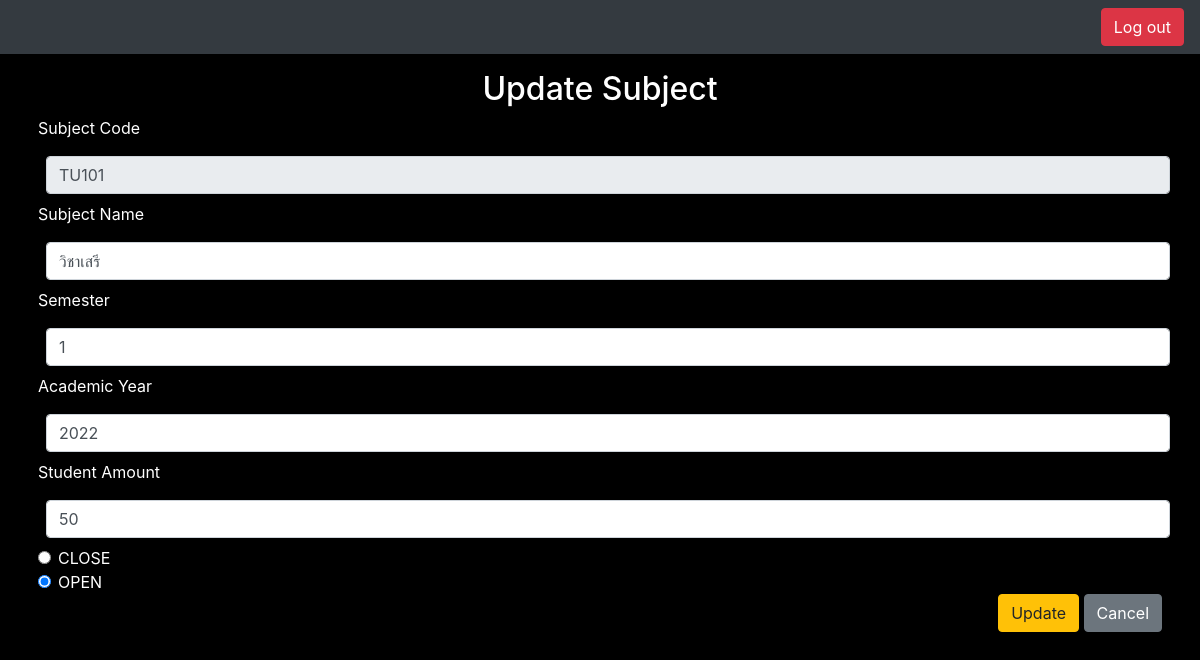
The page /bookingsubject/2/update on the database as committed earlier.
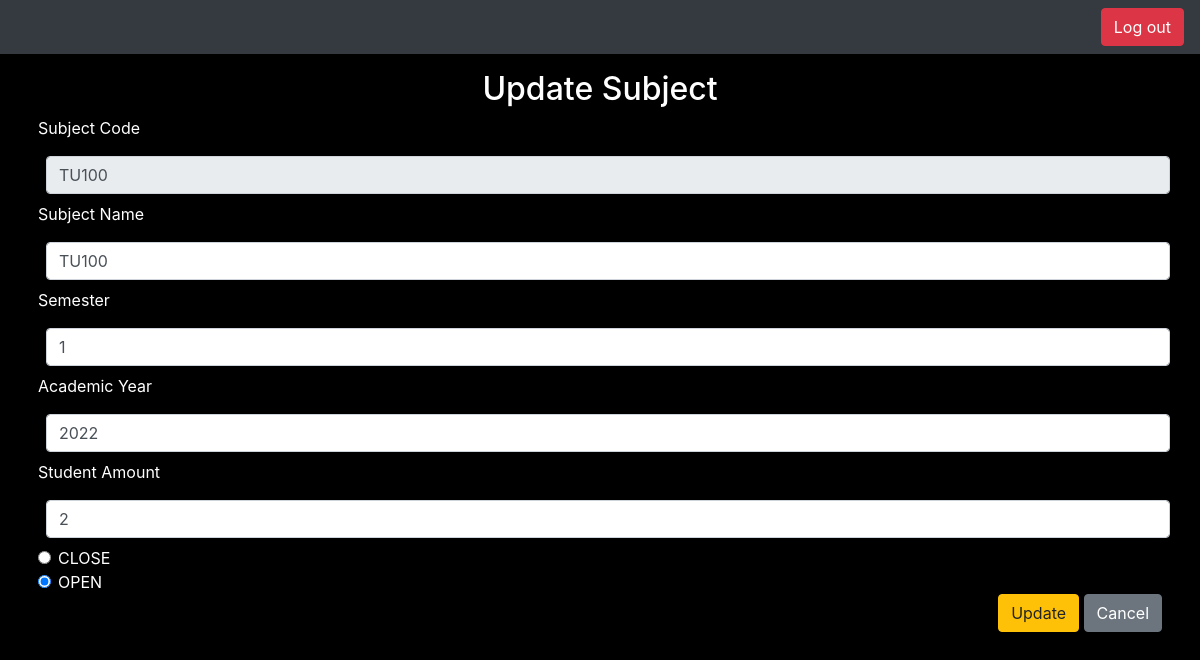
The same page on the database as committed later.
### bookingsubject/models.py (models this page shows, shortened)
class Subject(models.Model):
    code = models.CharField(max_length=3, unique=True)
    subject_name = models.CharField(max_length=15)
    semester = models.CharField(max_length=1)
    academic_year = models.IntegerField()
    amount = models.IntegerField()
    status = models.BooleanField()
    student = models.IntegerField(default=0)

### bookingsubject/views.py (the view)
# urls.py: path("<int:subject_id>/update", views.update_subject, name="update_subject"),
def update_subject(req, subject_id):
    if (req.method == "POST"):
        code = req.POST["code"]
        subject_name = req.POST["subject_name"]
        semester = req.POST["semester"]
        academic_year = req.POST["academic_year"]
        amount = req.POST["amount"]
        status = req.POST["status"]
        try:
            subjects = Subject.objects.get(code=code)
            return render(req, "bookingsubject/update_subject.html", {"message": "Code duplicate"})
        except:
            pass
        if (academic_year == ""):
            return render(req, "bookingsubject/update_subject.html", {"message": "Invalid input"})
        subject = Subject.objects.filter(id=subject_id).update(
            code=code,
            subject_name=subject_name,
            semester=semester,
            academic_year=academic_year,
            amount=amount,
            status=status
        )
        return index(req)
    else:
        subject_data = Subject.objects.get(id=subject_id)
        return render(req, "bookingsubject/update_subject.html", {"subject_data": subject_data})

### bookingsubject/templates/bookingsubject/update_subject.html (shortened to what this page needs)
{% extends 'bookingsubject/layout.html' %} {% block body %}
<div>
  <h2 class="text-white text-center">Update Subject</h2>
  <form action="{% url 'update_subject' subject_data.id %}" method="POST">
    <label for="code" class="text-white form-label text-left">Subject Code</label>
    <input
      readonly
      class="form-control m-2"
      type="text"
      id="code"
      name="code"
      value={{subject_data.code}}
      placeholder={{subject_data.code}}
      max="5"
    />
    <label for="subject_name" class="text-white form-label text-left"
      >Subject Name</label
    >
    <input
      class="form-control m-2"
      type="text"
      id="subject_name"
      name="subject_name"
      value={{subject_data.subject_name}}
      placeholder={{subject_data.subject_name}}
    />
    <label for="semester" class="text-white form-label text-left">Semester</label>
    <input
      class="form-control m-2"
      type="number"
      min="1"
      max="3"
      step="1"
      id="semester"
      name="semester"
      value={{subject_data.semester}}
      placeholder={{subject_data.semester}}
    />
    <label for="academic_year" class="text-white form-label text-left"
      >Academic Year</label
    >
    <input
      class="form-control m-2"
      type="number"
      id="academic_year"
      name="academic_year"
      step="1"
      min="2000"
      max="2100"
      value={{subject_data.academic_year}}
      placeholder={{subject_data.academic_year}}
    />
    <label for="amount" class="text-white form-label text-left"
      >Student Amount</label
    >
    <input
      class="form-control m-2"
      type="number"
      id="amount"
      name="amount"
      min="1"
      max="1000"
      value={{subject_data.amount}}
      placeholder={{subject_data.amount}}
    />
    <div class="form-check mt-2">
      <input
        class="form-check-input"
        type="radio"
        name="status"
        id="status_false"
        value="0"
      />
      <label class="text-white form-check-label" for="status_false">
        CLOSE
      </label>
    </div>
    <div class="form-check">
      <input
        class="form-check-input"
        type="radio"
        name="status"
        id="status_true"
        value="1"
        checked
      />
      <label class="text-white form-check-label" for="status_true"> OPEN </label>
    </div>
    <div class="flex float-right">
      <button type="submit" class="btn btn-warning">Update</button>
      <a
        type="button"
        class="btn btn-secondary"
        href="{% url 'booking_index' %}"
        >Cancel</a
      >
    </div>
  </form>
</div>
{% endblock %}

Rows that differ between the two databases and show on the page:
changed Subject: code "TU101" → "TU100"; subject_name "วิชาเสรี" → "TU100"; amount "50" → "2"
